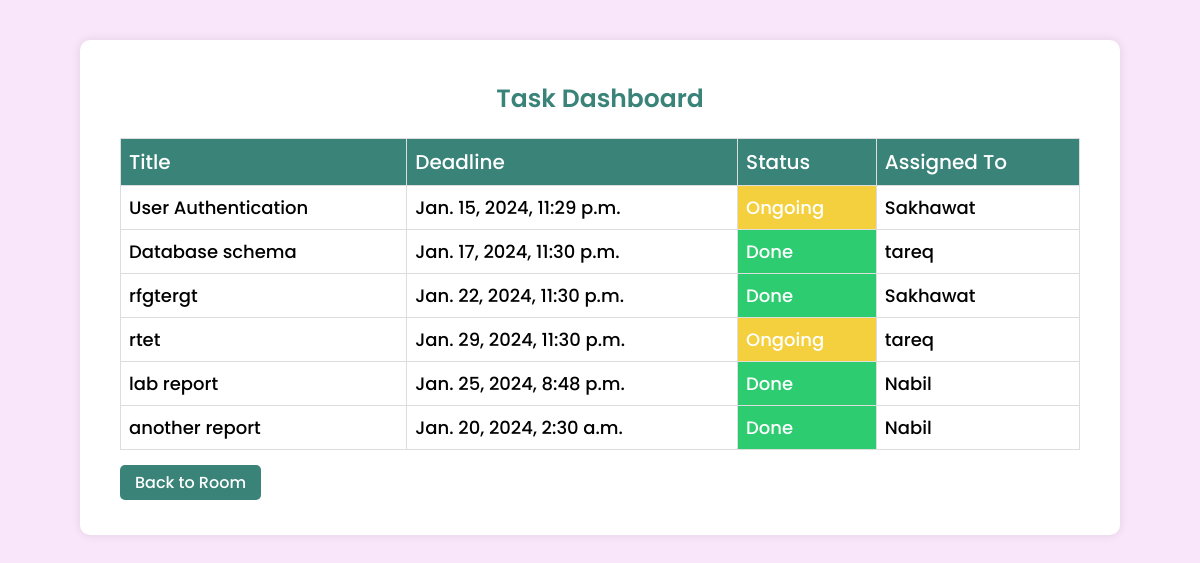
The page /dashboard/ (signed in) on the database its author committed.
### myapp/models.py (models this page shows)
class Task(models.Model):
    title = models.CharField(max_length=255)
    description = models.TextField()
    deadline = models.DateTimeField()
    assigned_to = models.ForeignKey(User, on_delete=models.CASCADE, related_name='assigned_tasks')
    status_choices = [
        ('Ongoing', 'Ongoing'),
        ('Done', 'Done'),
    ]
    room=models.ForeignKey(ProjectRoom, on_delete=models.CASCADE,null=True)
    status = models.CharField(max_length=10, choices=status_choices, default='Ongoing')

### myapp/views.py (the view)
# urls.py: path('dashboard/', views.dashboard, name='dashboard'),
def dashboard(request):
    room = ProjectRoom.objects.filter(team_members=request.user).first()
    tasks = Task.objects.filter(room=room)
    return render(request, 'dashboard.html', {'tasks': tasks,'room':room})

### templates/dashboard.html (shortened to what this page needs)
<!DOCTYPE html>
<html lang="en">
  <head>
  </head>
  <body>
    <section>
      <div class="content">
        <h3>Task Dashboard</h3>
        <table>
          <tr>
            <th>Title</th>
            <th>Deadline</th>
            <th>Status</th>
            <th>Assigned To</th>
          </tr>
          {% for task in tasks %}
          <tr>
            <td>{{ task.title }}</td>
            <td>{{ task.deadline }}</td>
            <td
              class="{% if task.status == 'Ongoing' %}ongoing-status{% else %}completed-status{% endif %}"
            >
              {{ task.status }}
            </td>
            <td>{{ task.assigned_to.username }}</td>
          </tr>
          {% endfor %}
        </table>
        <a href="{% url 'room_details' room.id %}">Back to Room</a>
      </div>
    </section>
  </body>
</html>

### templates/dashboard.html (style rules this page uses)
body { font-family: "Poppins", sans-serif; background: #f9e6fa; margin: 0; padding: 0; display: flex; flex-direction: column; align-items: center; }
section { width: 1000px; background-color: #ffffff; padding: 20px; margin-top: 40px; border-radius: 10px; box-shadow: 0 0 10px rgba(0, 0, 0, 0.1); }
.content { flex-grow: 1; padding: 20px; box-sizing: border-box; margin-top: -20px; }
h3 { color: #398378; margin-top: -1px; font-size: 25px; font-weight: 600; text-align: center; margin-bottom: 20px; margin-top: 20px; }
table { width: 100%; border-collapse: collapse; margin-top: 20px; margin-bottom: 20px; }
th, td { border: 1px solid #dddddd; text-align: left; padding: 8px; }
th { background-color: #398378; color: #ffffff; font-size: 20px; font-weight: 500; }
td { font-size: 18px; font-weight: 500; }
.ongoing-status { background-color: #f4d03f; color: white; }
.completed-status { background-color: #2ecc71; color: white; }
a { text-decoration: none; background-color: #398378; margin-top: 10px; color: white; padding: 6px 15px; border-radius: 5px; font-size: 16px; font-weight: 500; }

### rows shown on the page
Task: title "User Authentication", deadline "Jan. 15, 2024, 11:29 p.m.", status "Ongoing", assigned_to.username "Sakhawat"
Task: title "Database schema", deadline "Jan. 17, 2024, 11:30 p.m.", status "Done", assigned_to.username "tareq"
Task: title "rfgtergt", deadline "Jan. 22, 2024, 11:30 p.m.", status "Done", assigned_to.username "Sakhawat"
Task: title "rtet", deadline "Jan. 29, 2024, 11:30 p.m.", status "Ongoing", assigned_to.username "tareq"
Task: title "lab report", deadline "Jan. 25, 2024, 8:48 p.m.", status "Done", assigned_to.username "Nabil"
Task: title "another report", deadline "Jan. 20, 2024, 2:30 a.m.", status "Done", assigned_to.username "Nabil"
